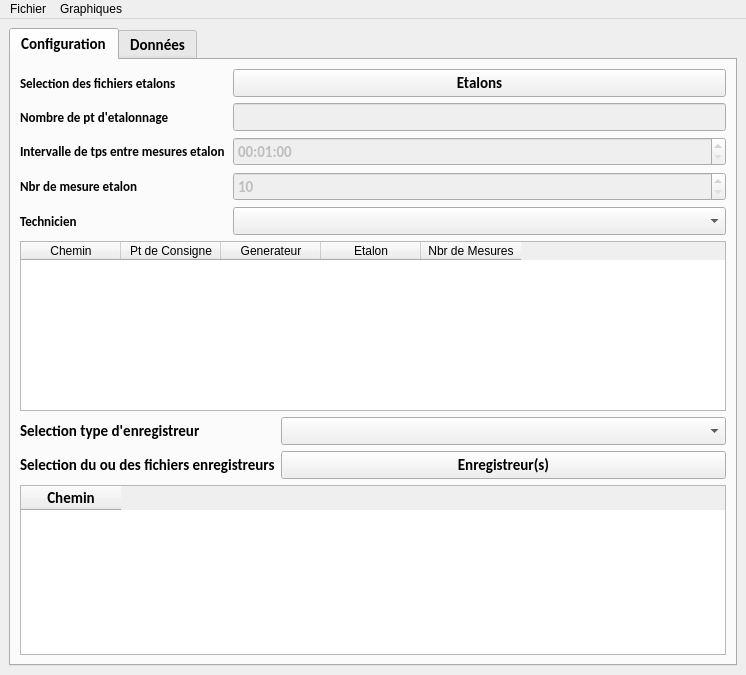
<?xml version="1.0" encoding="UTF-8"?>
<ui version="4.0">
 <class>MainWindow</class>
 <widget class="QMainWindow" name="MainWindow">
  <property name="enabled">
   <bool>true</bool>
  </property>
  <property name="geometry">
   <rect>
    <x>0</x>
    <y>0</y>
    <width>746</width>
    <height>675</height>
   </rect>
  </property>
  <property name="windowTitle">
   <string>Synchonisation v 0.5</string>
  </property>
  <widget class="QWidget" name="centralWidget">
   <layout class="QGridLayout" name="gridLayout">
    <item row="0" column="0">
     <widget class="QTabWidget" name="tabWidget">
      <property name="font">
       <font>
        <family>Calibri</family>
        <pointsize>11</pointsize>
        <weight>75</weight>
        <bold>true</bold>
       </font>
      </property>
      <property name="currentIndex">
       <number>0</number>
      </property>
      <widget class="QWidget" name="tab">
       <attribute name="title">
        <string>Configuration</string>
       </attribute>
       <layout class="QVBoxLayout" name="verticalLayout_2">
        <item>
         <layout class="QFormLayout" name="formLayout">
          <property name="fieldGrowthPolicy">
           <enum>QFormLayout::AllNonFixedFieldsGrow</enum>
          </property>
          <item row="0" column="0">
           <widget class="QLabel" name="label">
            <property name="font">
             <font>
              <family>Calibri</family>
              <pointsize>10</pointsize>
              <weight>75</weight>
              <bold>true</bold>
             </font>
            </property>
            <property name="text">
             <string>Selection des fichiers etalons</string>
            </property>
           </widget>
          </item>
          <item row="0" column="1">
           <widget class="QPushButton" name="pushButton_Fichiers_etalons">
            <property name="text">
             <string>Etalons</string>
            </property>
           </widget>
          </item>
          <item row="1" column="0">
           <widget class="QLabel" name="label_2">
            <property name="font">
             <font>
              <family>Calibri</family>
              <pointsize>10</pointsize>
              <weight>75</weight>
              <bold>true</bold>
             </font>
            </property>
            <property name="text">
             <string>Nombre de pt d'etalonnage                    </string>
            </property>
           </widget>
          </item>
          <item row="1" column="1">
           <widget class="QLineEdit" name="lineEdit_nbr_pt">
            <property name="enabled">
             <bool>false</bool>
            </property>
            <property name="sizePolicy">
             <sizepolicy hsizetype="Expanding" vsizetype="Fixed">
              <horstretch>0</horstretch>
              <verstretch>0</verstretch>
             </sizepolicy>
            </property>
           </widget>
          </item>
          <item row="2" column="0">
           <widget class="QLabel" name="label_3">
            <property name="font">
             <font>
              <family>Calibri</family>
              <pointsize>10</pointsize>
              <weight>75</weight>
              <bold>true</bold>
             </font>
            </property>
            <property name="text">
             <string>Intervalle de tps entre mesures etalon</string>
            </property>
           </widget>
          </item>
          <item row="2" column="1">
           <widget class="QTimeEdit" name="timeEdit_intervalle_mesure">
            <property name="enabled">
             <bool>false</bool>
            </property>
            <property name="time">
             <time>
              <hour>0</hour>
              <minute>1</minute>
              <second>0</second>
             </time>
            </property>
           </widget>
          </item>
          <item row="3" column="0">
           <widget class="QLabel" name="label_8">
            <property name="font">
             <font>
              <pointsize>10</pointsize>
             </font>
            </property>
            <property name="text">
             <string>Nbr de mesure etalon</string>
            </property>
           </widget>
          </item>
          <item row="3" column="1">
           <layout class="QHBoxLayout" name="horizontalLayout_3">
            <item>
             <widget class="QSpinBox" name="spinBox_nbr_pt_a_synchro">
              <property name="enabled">
               <bool>false</bool>
              </property>
              <property name="minimum">
               <number>10</number>
              </property>
             </widget>
            </item>
           </layout>
          </item>
          <item row="4" column="0">
           <widget class="QLabel" name="label_9">
            <property name="font">
             <font>
              <pointsize>10</pointsize>
             </font>
            </property>
            <property name="text">
             <string>Technicien</string>
            </property>
           </widget>
          </item>
          <item row="4" column="1">
           <widget class="QComboBox" name="comboBox_operateur"/>
          </item>
         </layout>
        </item>
        <item>
         <widget class="QTableWidget" name="tableWidget_config">
          <column>
           <property name="text">
            <string>Chemin</string>
           </property>
          </column>
          <column>
           <property name="text">
            <string>Pt de Consigne</string>
           </property>
          </column>
          <column>
           <property name="text">
            <string>Generateur</string>
           </property>
          </column>
          <column>
           <property name="text">
            <string>Etalon</string>
           </property>
          </column>
          <column>
           <property name="text">
            <string>Nbr de Mesures</string>
           </property>
          </column>
         </widget>
        </item>
        <item>
         <layout class="QFormLayout" name="formLayout_2">
          <item row="0" column="0">
           <widget class="QLabel" name="label_4">
            <property name="text">
             <string>Selection type d'enregistreur</string>
            </property>
           </widget>
          </item>
          <item row="0" column="1">
           <widget class="QComboBox" name="comboBox_enregistreur"/>
          </item>
          <item row="1" column="0">
           <widget class="QLabel" name="label_5">
            <property name="text">
             <string>Selection du ou des fichiers enregistreurs</string>
            </property>
           </widget>
          </item>
          <item row="1" column="1">
           <widget class="QPushButton" name="pushButton_enregistreur">
            <property name="text">
             <string>Enregistreur(s)</string>
            </property>
           </widget>
          </item>
         </layout>
        </item>
        <item>
         <widget class="QTableWidget" name="tableWidget_config_2">
          <property name="font">
           <font>
            <family>Calibri</family>
            <pointsize>11</pointsize>
            <weight>75</weight>
            <bold>true</bold>
           </font>
          </property>
          <column>
           <property name="text">
            <string>Chemin</string>
           </property>
          </column>
         </widget>
        </item>
       </layout>
      </widget>
      <widget class="QWidget" name="tab_2">
       <attribute name="title">
        <string>Données</string>
       </attribute>
       <layout class="QVBoxLayout" name="verticalLayout">
        <item>
         <layout class="QHBoxLayout" name="horizontalLayout_4">
          <item>
           <widget class="QLabel" name="label_10">
            <property name="sizePolicy">
             <sizepolicy hsizetype="Preferred" vsizetype="Preferred">
              <horstretch>0</horstretch>
              <verstretch>0</verstretch>
             </sizepolicy>
            </property>
            <property name="text">
             <string>Etalon</string>
            </property>
           </widget>
          </item>
          <item>
           <widget class="QComboBox" name="comboBox_etalon"/>
          </item>
         </layout>
        </item>
        <item>
         <layout class="QHBoxLayout" name="horizontalLayout_6">
          <item>
           <widget class="QLabel" name="label_12">
            <property name="sizePolicy">
             <sizepolicy hsizetype="Preferred" vsizetype="Preferred">
              <horstretch>0</horstretch>
              <verstretch>0</verstretch>
             </sizepolicy>
            </property>
            <property name="text">
             <string>Nom Etalon fichier</string>
            </property>
           </widget>
          </item>
          <item>
           <widget class="QLineEdit" name="lineEdit_etalon">
            <property name="enabled">
             <bool>false</bool>
            </property>
            <property name="sizePolicy">
             <sizepolicy hsizetype="Preferred" vsizetype="Fixed">
              <horstretch>0</horstretch>
              <verstretch>0</verstretch>
             </sizepolicy>
            </property>
           </widget>
          </item>
         </layout>
        </item>
        <item>
         <layout class="QHBoxLayout" name="horizontalLayout_5">
          <item>
           <widget class="QLabel" name="label_11">
            <property name="sizePolicy">
             <sizepolicy hsizetype="Preferred" vsizetype="Preferred">
              <horstretch>0</horstretch>
              <verstretch>0</verstretch>
             </sizepolicy>
            </property>
            <property name="text">
             <string>Generateur</string>
            </property>
           </widget>
          </item>
          <item>
           <widget class="QComboBox" name="comboBox_generateur"/>
          </item>
         </layout>
        </item>
        <item>
         <layout class="QHBoxLayout" name="horizontalLayout_7">
          <item>
           <widget class="QLabel" name="label_13">
            <property name="sizePolicy">
             <sizepolicy hsizetype="Preferred" vsizetype="Preferred">
              <horstretch>0</horstretch>
              <verstretch>0</verstretch>
             </sizepolicy>
            </property>
            <property name="text">
             <string>Nom Generateur fichier</string>
            </property>
           </widget>
          </item>
          <item>
           <widget class="QLineEdit" name="lineEdit_generateur">
            <property name="enabled">
             <bool>false</bool>
            </property>
            <property name="sizePolicy">
             <sizepolicy hsizetype="Preferred" vsizetype="Fixed">
              <horstretch>0</horstretch>
              <verstretch>0</verstretch>
             </sizepolicy>
            </property>
           </widget>
          </item>
         </layout>
        </item>
        <item>
         <widget class="QTableWidget" name="tableWidget">
          <property name="enabled">
           <bool>true</bool>
          </property>
          <property name="editTriggers">
           <set>QAbstractItemView::NoEditTriggers</set>
          </property>
          <attribute name="horizontalHeaderCascadingSectionResizes">
           <bool>false</bool>
          </attribute>
          <attribute name="verticalHeaderCascadingSectionResizes">
           <bool>false</bool>
          </attribute>
          <attribute name="verticalHeaderShowSortIndicator" stdset="0">
           <bool>false</bool>
          </attribute>
         </widget>
        </item>
        <item>
         <widget class="QPushButton" name="pushButton_synchro">
          <property name="text">
           <string>Synchroniser</string>
          </property>
         </widget>
        </item>
        <item>
         <widget class="QPushButton" name="pushButton_export_excel">
          <property name="text">
           <string>Export Excel</string>
          </property>
         </widget>
        </item>
        <item>
         <widget class="QProgressBar" name="progressBar">
          <property name="value">
           <number>24</number>
          </property>
         </widget>
        </item>
        <item>
         <layout class="QHBoxLayout" name="horizontalLayout">
          <item>
           <widget class="QPushButton" name="pushButton_pt_precedent">
            <property name="text">
             <string>Pt precedent</string>
            </property>
           </widget>
          </item>
          <item>
           <widget class="QPushButton" name="pushButton_pt_suivant">
            <property name="text">
             <string>Pt suivant</string>
            </property>
           </widget>
          </item>
         </layout>
        </item>
        <item>
         <layout class="QHBoxLayout" name="horizontalLayout_2">
          <item>
           <widget class="QLabel" name="label_7">
            <property name="sizePolicy">
             <sizepolicy hsizetype="Fixed" vsizetype="Preferred">
              <horstretch>0</horstretch>
              <verstretch>0</verstretch>
             </sizepolicy>
            </property>
            <property name="text">
             <string>Pt n°</string>
            </property>
           </widget>
          </item>
          <item>
           <widget class="QSpinBox" name="spinBox_pt_etal">
            <property name="enabled">
             <bool>false</bool>
            </property>
            <property name="font">
             <font>
              <kerning>true</kerning>
             </font>
            </property>
            <property name="minimum">
             <number>1</number>
            </property>
            <property name="value">
             <number>1</number>
            </property>
           </widget>
          </item>
          <item>
           <widget class="QLabel" name="label_6">
            <property name="sizePolicy">
             <sizepolicy hsizetype="Fixed" vsizetype="Preferred">
              <horstretch>0</horstretch>
              <verstretch>0</verstretch>
             </sizepolicy>
            </property>
            <property name="text">
             <string>/</string>
            </property>
           </widget>
          </item>
          <item>
           <widget class="QSpinBox" name="spinBox_nbr_pt">
            <property name="enabled">
             <bool>false</bool>
            </property>
            <property name="minimum">
             <number>1</number>
            </property>
            <property name="value">
             <number>1</number>
            </property>
           </widget>
          </item>
         </layout>
        </item>
       </layout>
      </widget>
     </widget>
    </item>
   </layout>
  </widget>
  <widget class="QMenuBar" name="menuBar">
   <property name="geometry">
    <rect>
     <x>0</x>
     <y>0</y>
     <width>746</width>
     <height>21</height>
    </rect>
   </property>
   <widget class="QMenu" name="menuOuvrir_fichier">
    <property name="title">
     <string>Fichier</string>
    </property>
    <addaction name="actionExport_fichier_config_LaboTemp"/>
    <addaction name="actionExport_fichier_LaboTemp"/>
   </widget>
   <widget class="QMenu" name="menuGraphiques">
    <property name="title">
     <string>Graphiques</string>
    </property>
    <addaction name="actionEtalon"/>
    <addaction name="actionTotal"/>
   </widget>
   <addaction name="menuOuvrir_fichier"/>
   <addaction name="menuGraphiques"/>
  </widget>
  <action name="actionOuvrir">
   <property name="text">
    <string>Ouvrir</string>
   </property>
  </action>
  <action name="actionEnregistrer">
   <property name="text">
    <string>Enregistrer</string>
   </property>
  </action>
  <action name="actionOuvrir_fichier_etalon">
   <property name="text">
    <string>Ouvrir_fichier_etalon</string>
   </property>
  </action>
  <action name="actionEtalon">
   <property name="text">
    <string>Etalon</string>
   </property>
  </action>
  <action name="actionExport_fichier_LaboTemp">
   <property name="text">
    <string>Export_fichier_LaboTemp</string>
   </property>
  </action>
  <action name="actionTotal">
   <property name="text">
    <string>Total</string>
   </property>
  </action>
  <action name="actionExport_fichier_config_LaboTemp">
   <property name="text">
    <string>Export_fichier_config_LaboTemp</string>
   </property>
  </action>
 </widget>
 <resources/>
 <connections>
  <connection>
   <sender>pushButton_pt_suivant</sender>
   <signal>clicked()</signal>
   <receiver>spinBox_pt_etal</receiver>
   <slot>stepUp()</slot>
   <hints>
    <hint type="sourcelabel">
     <x>325</x>
     <y>597</y>
    </hint>
    <hint type="destinationlabel">
     <x>588</x>
     <y>297</y>
    </hint>
   </hints>
  </connection>
  <connection>
   <sender>pushButton_pt_precedent</sender>
   <signal>clicked()</signal>
   <receiver>spinBox_pt_etal</receiver>
   <slot>stepDown()</slot>
   <hints>
    <hint type="sourcelabel">
     <x>91</x>
     <y>595</y>
    </hint>
    <hint type="destinationlabel">
     <x>601</x>
     <y>292</y>
    </hint>
   </hints>
  </connection>
 </connections>
</ui>
